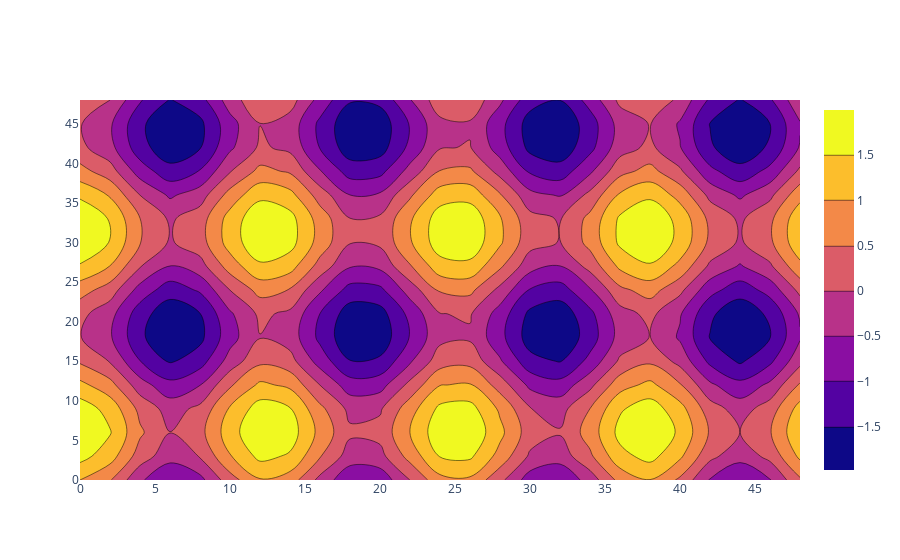

Notebook code for this chart:
### Code cell
import plotly.graph_objects as go 
import plotly.io as pio
  
  
# Creating the X, Y value that will
# change the values of Z as a function
feature_x = np.arange(0, 50, 2) 
feature_y = np.arange(0, 50, 3) 
  
# Creating 2-D grid of features 
[X, Y] = np.meshgrid(feature_x, feature_y) 
  
Z = np.cos(X / 2) + np.sin(Y / 4) 
  
# plotting the figure
fig = go.Figure(data =
    go.Contour(x = feature_x, y = feature_y, z = Z)) 
  
fig.show()
pio.write_html(fig, file='htmls/heatmap.html', auto_open=True)

### Figure 1 — Plotly figure (JSON) as saved in the notebook; plotly's stock layout.template omitted (floating-point values rounded to 4 significant figures; data arrays with more than 128 entries replaced by an {"elided": "..."} marker saying what was removed)
{"data": [{"type": "contour", "x": [0, 2, 4, 6, 8, 10, 12, 14, 16, 18, 20, 22, 24, 26, 28, 30, 32, 34, 36, 38, 40, 42, 44, 46, 48], "y": [0, 3, 6, 9, 12, 15, 18, 21, 24, 27, 30, 33, 36, 39, 42, 45, 48], "z": {"elided": "17x25 float values"}}], "layout": {}}
